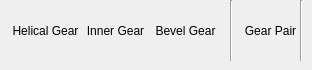
      <widget class="QWidget" name="tab">
       <attribute name="title">
        <string>Gears</string>
       </attribute>
       <widget class="QToolButton" name="btnHelicalGear">
        <property name="geometry">
         <rect>
          <x>10</x>
          <y>0</y>
          <width>71</width>
          <height>61</height>
         </rect>
        </property>
        <property name="toolTip">
         <string>&lt;html&gt;&lt;head/&gt;&lt;body&gt;&lt;p&gt;Create a Helical Gear (rigid Body)&lt;/p&gt;&lt;/body&gt;&lt;/html&gt;</string>
        </property>
        <property name="text">
         <string>Helical Gear</string>
        </property>
        <property name="iconSize">
         <size>
          <width>40</width>
          <height>40</height>
         </size>
        </property>
        <property name="toolButtonStyle">
         <enum>Qt::ToolButtonStyle::ToolButtonTextUnderIcon</enum>
        </property>
        <property name="autoRaise">
         <bool>true</bool>
        </property>
       </widget>
       <widget class="QToolButton" name="btnGearJoint">
        <property name="geometry">
         <rect>
          <x>240</x>
          <y>0</y>
          <width>61</width>
          <height>61</height>
         </rect>
        </property>
        <property name="toolTip">
         <string>Define the Gear Pair Constraaint</string>
        </property>
        <property name="text">
         <string>Gear Pair</string>
        </property>
        <property name="iconSize">
         <size>
          <width>40</width>
          <height>40</height>
         </size>
        </property>
        <property name="toolButtonStyle">
         <enum>Qt::ToolButtonStyle::ToolButtonTextUnderIcon</enum>
        </property>
        <property name="autoRaise">
         <bool>true</bool>
        </property>
       </widget>
       <widget class="Line" name="line_11">
        <property name="geometry">
         <rect>
          <x>230</x>
          <y>0</y>
          <width>3</width>
          <height>61</height>
         </rect>
        </property>
        <property name="orientation">
         <enum>Qt::Orientation::Vertical</enum>
        </property>
       </widget>
       <widget class="QToolButton" name="btnInnerGear">
        <property name="geometry">
         <rect>
          <x>80</x>
          <y>0</y>
          <width>71</width>
          <height>61</height>
         </rect>
        </property>
        <property name="toolTip">
         <string>&lt;html&gt;&lt;head/&gt;&lt;body&gt;&lt;p&gt;Create Inner Gear (rigid Body)&lt;/p&gt;&lt;/body&gt;&lt;/html&gt;</string>
        </property>
        <property name="text">
         <string>Inner Gear</string>
        </property>
        <property name="iconSize">
         <size>
          <width>40</width>
          <height>40</height>
         </size>
        </property>
        <property name="toolButtonStyle">
         <enum>Qt::ToolButtonStyle::ToolButtonTextUnderIcon</enum>
        </property>
        <property name="autoRaise">
         <bool>true</bool>
        </property>
       </widget>
       <widget class="QToolButton" name="btnBevelGear">
        <property name="geometry">
         <rect>
          <x>150</x>
          <y>0</y>
          <width>71</width>
          <height>61</height>
         </rect>
        </property>
        <property name="toolTip">
         <string>&lt;html&gt;&lt;head/&gt;&lt;body&gt;&lt;p&gt;Create a Bevel Gear (rigid Body)&lt;/p&gt;&lt;/body&gt;&lt;/html&gt;</string>
        </property>
        <property name="text">
         <string>Bevel Gear</string>
        </property>
        <property name="iconSize">
         <size>
          <width>40</width>
          <height>40</height>
         </size>
        </property>
        <property name="toolButtonStyle">
         <enum>Qt::ToolButtonStyle::ToolButtonTextUnderIcon</enum>
        </property>
        <property name="autoRaise">
         <bool>true</bool>
        </property>
       </widget>
       <widget class="Line" name="line_20">
        <property name="geometry">
         <rect>
          <x>300</x>
          <y>0</y>
          <width>3</width>
          <height>61</height>
         </rect>
        </property>
        <property name="orientation">
         <enum>Qt::Orientation::Vertical</enum>
        </property>
       </widget>
      </widget>
